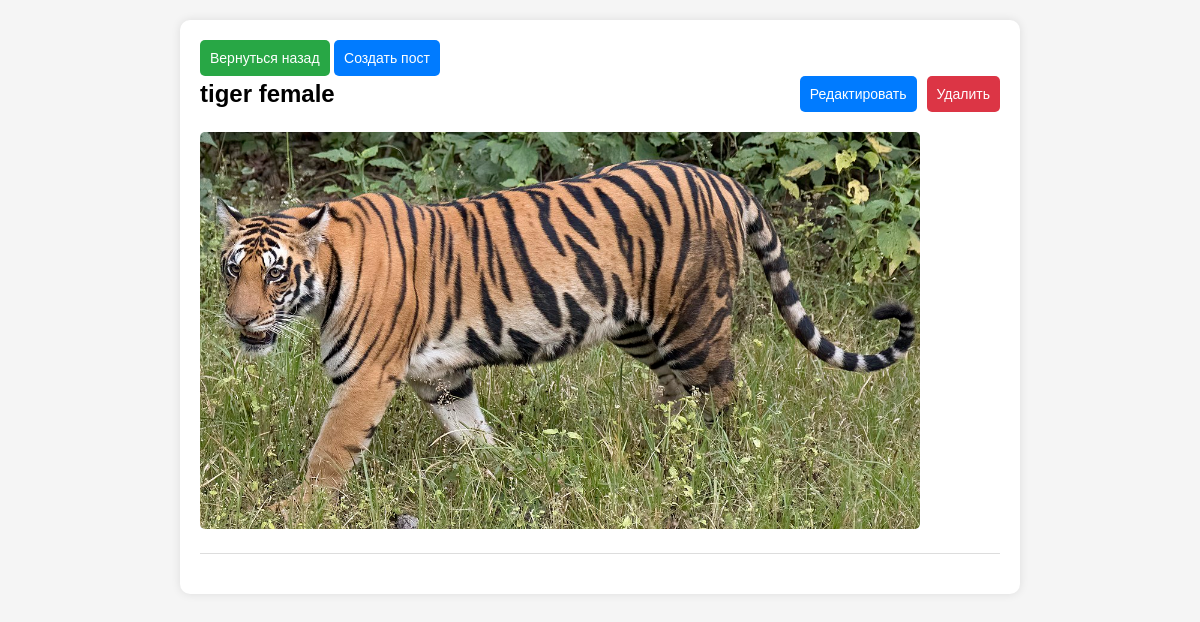
The page /profile/2 on the database its author committed.
### main/models.py (models this page shows, shortened)
class Post(models.Model):
    title = models.CharField(max_length=128,verbose_name='Заголовок')
    content = models.TextField(verbose_name='Описание')
    created_at = models.DateTimeField(auto_now_add=True, verbose_name='Дата публикации')
    author = models.ForeignKey(Client,on_delete=models.CASCADE,related_name='posts')
    image = models.ImageField(upload_to='static/images/posts',null=True,blank=True)

### main/views.py (the view)
# urls.py: path('profile/<int:pk>',UserProfile.as_view(),name='profile'),
class UserProfile(DetailView):
    model = Client
    pk_url_kwarg = 'pk'
    template_name = 'profile.html'
    def get_context_data(self, **kwargs: Any) -> dict[str, Any]:
        context = super().get_context_data(**kwargs)
        posts = Post.objects.filter(author = self.kwargs['pk'])
        context['posts'] = posts
        return context

### main/templates/profile.html (shortened to what this page needs)
<!DOCTYPE html>
<html lang="en">
<head>
</head>
<body>
    <div id="container">
        <a href="{% url 'home-page' %}" class="back-button">Вернуться назад</a>
        <a href="{% url 'create-post' %}" class="create-button">Создать пост</a>
        {% for post in posts %}
        <div class="post">
            <div class="post-details">
                <h2>{{ post.title }}</h2>
                <div class="buttons">
                    <a href="{% url 'edit-post' post.pk %}" style="text-decoration: none;">
                        <button class="edit-button">Редактировать</button>
                    </a>
                    <a href="{% url 'delete-post' post.pk %}" style="text-decoration: none; color:#fff;">
                        <button class="delete-button">Удалить</button>
                    </a>
                </div>
            </div>
            <img src="{{ post.image.url }}" alt="Post Image">
        </div>
        {% endfor %}
    </div>
</body>
</html>

### main/templates/profile.html (style rules this page uses)
body { font-family: 'Arial', sans-serif; margin: 0; padding: 0; background-color: #f5f5f5; }
#container { max-width: 800px; margin: 20px auto; background-color: #fff; box-shadow: 0 0 10px rgba(0, 0, 0, 0.1); padding: 20px; border-radius: 10px; }
.post { border-bottom: 1px solid #ddd; padding-bottom: 20px; margin-bottom: 20px; }
.post img { max-width: 90%; border-radius: 5px; margin-top: 10px; height: 50%; }
.post-details { display: flex; justify-content: space-between; align-items: center; margin-bottom: 10px; }
h2 { margin: 0; }
.buttons { display: flex; gap: 10px; }
.edit-button, .delete-button, .back-button, .create-button { background-color: #007bff; color: #fff; padding: 10px; border: none; border-radius: 5px; cursor: pointer; font-size: 14px; text-decoration: none; display: inline-block; }
.delete-button { background-color: #dc3545; }
.back-button { background-color: #28a745; }

### rows shown on the page
Post: title "tiger female", image (picture)
